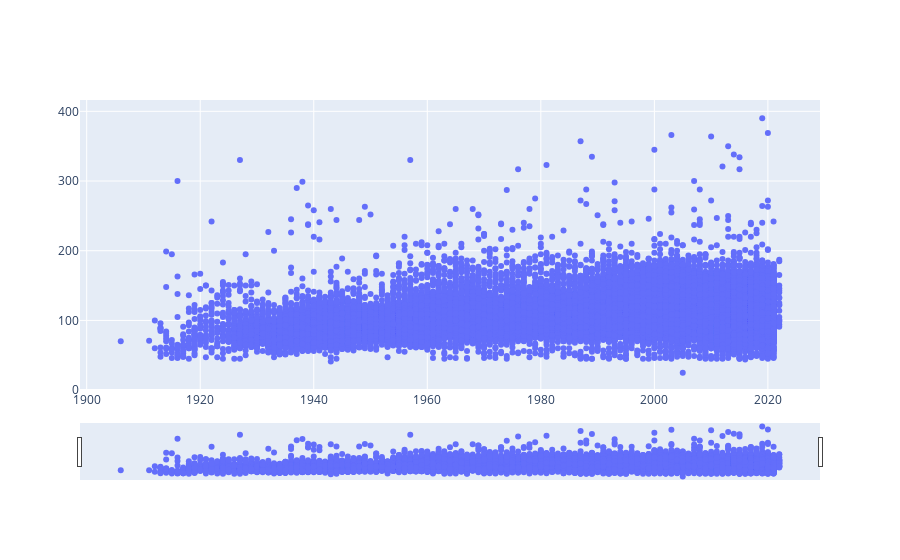

Notebook code cell kept with this figure:
### Code cell
import plotly.graph_objects as px
import plotly.express as go

x = film_years['startYear']
y = film_years['runtimeMinutes']

plot = px.Figure(data=[px.Scatter(
    x=x,
    y=y,
    mode='markers',)
])

plot.update_layout(
    xaxis=dict(
        rangeselector=dict(
            buttons=list([
                dict(count=1,
                step="year",
                stepmode="backward"),
            ])
        ),
        rangeslider=dict(
            visible=True
        ),
    )
)

plot.show()

### Figure 1 — Plotly figure (JSON) as saved in the notebook; plotly's stock layout.template omitted (floating-point values rounded to 4 significant figures; data arrays with more than 128 entries replaced by an {"elided": "..."} marker saying what was removed)
{"data": [{"mode": "markers", "type": "scatter", "x": {"elided": "52490 int values"}, "y": {"elided": "52490 int values"}}], "layout": {"xaxis": {"rangeselector": {"buttons": [{"count": 1, "step": "year", "stepmode": "backward"}]}, "rangeslider": {"visible": true}}}}
